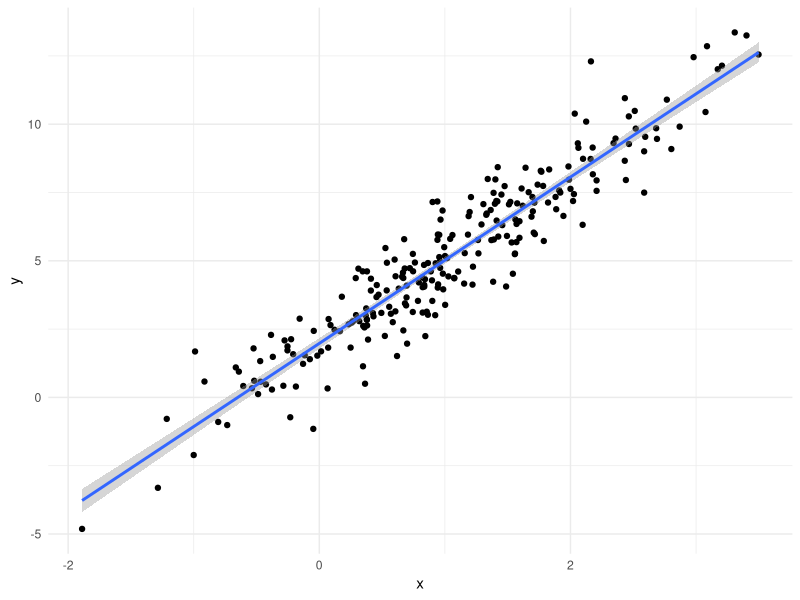
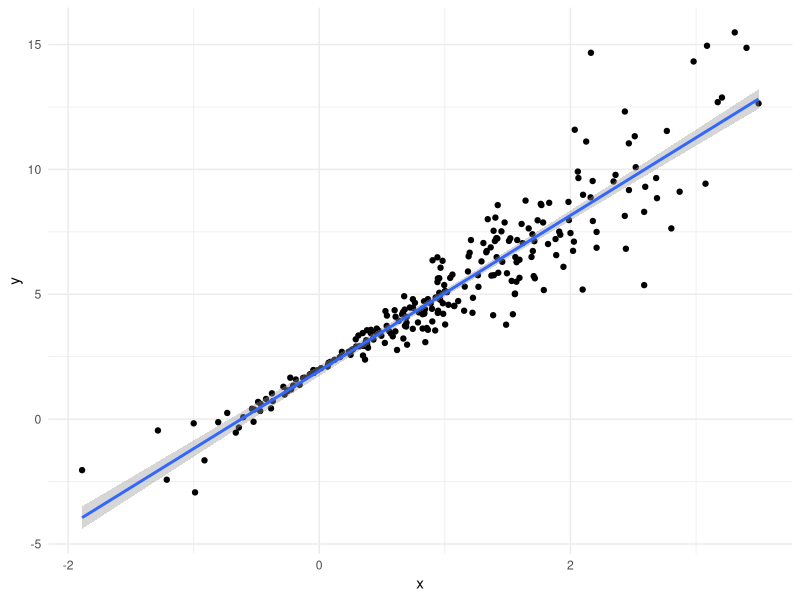
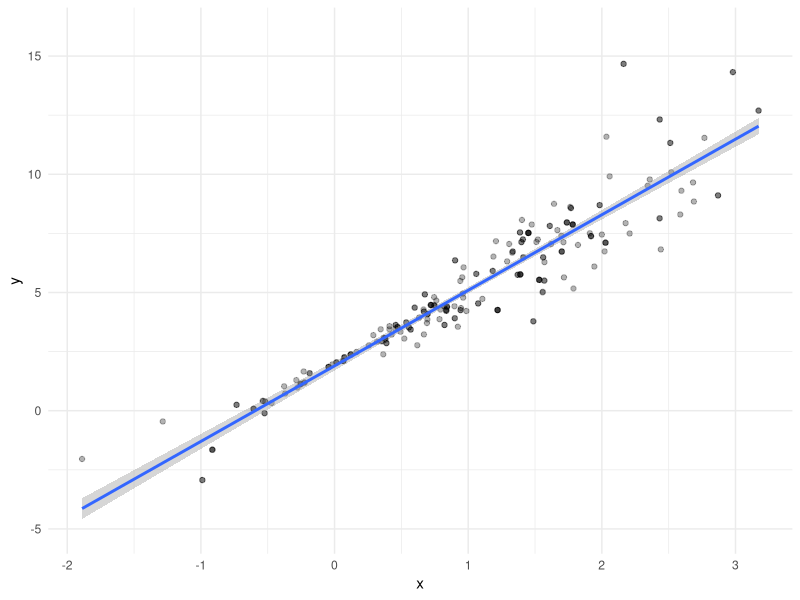

The R script that drew these images, in order:
## ---- chunk 1
library(tidyverse)
library(modelr)

set.seed(1)

knitr::opts_chunk$set(
  fig.width = 6,
  fig.asp = 0.6,
  out.width = "90%"
)

theme_set(theme_minimal() + theme(legend.position = "bottom"))

options(
  ggplot2.continuous.colour = "viridis",
  ggplot2.continuous.fill = "viridis"
)

scale_colour_discrete = scale_colour_viridis_d
scale_fill_discrete = scale_fill_viridis_d

## ---- chunk 2
n_samp = 250

sim_df_const =
  tibble(
    x = rnorm(n_samp, 1, 1),
    error = rnorm(n_samp, 0, 1),
    y = 2 + 3 * x + error
  )

sim_df_nonconst =
  sim_df_const %>% 
  mutate(
    error = error * 0.75 * x,
    y = 2 + 3 * x + error
  )
## ---- chunk 3
sim_df_const %>% 
  ggplot(aes(x = x, y = y)) +
  geom_point() +
  geom_smooth(method = "lm")

sim_df_nonconst %>% 
  ggplot(aes(x = x, y = y)) +
  geom_point() +
  geom_smooth(method = "lm")
## ---- chunk 4
lm(y ~ x, data = sim_df_const) %>% broom::tidy()
lm(y ~ x, data = sim_df_nonconst) %>% broom::tidy()
## ---- chunk 5
boot_sample = function(df){
  
  sample_frac(df, replace = TRUE) %>% 
    arrange(x)
  
}
## ---- chunk 6
boot_sample(sim_df_nonconst) %>% 
  ggplot(aes(x = x, y = y)) +
  geom_point(alpha = 0.3) +
  geom_smooth(method = "lm") +
  ylim(-5, 16)
## ---- chunk 7
boot_sample(sim_df_nonconst) %>% 
  lm(y ~ x, data = .) %>% 
  broom::tidy()
